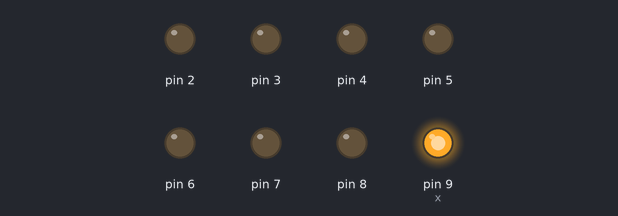
Recording of a sketch running on a simulated Arduino Uno, built with avr-gcc and run on an emulated ATmega328P. Parts: output pins drawn as LEDs (lit = HIGH).

Above: at 0.05 s.
At 0.65 s:
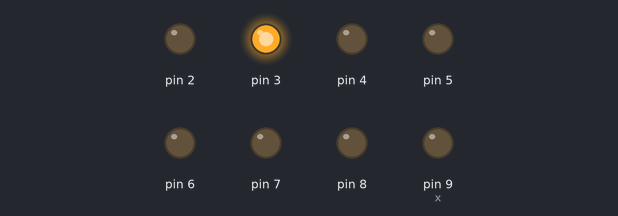
At 1.45 s:
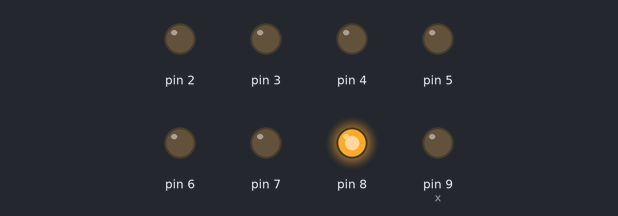
At 2.95 s:
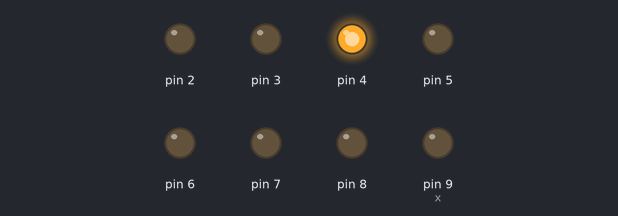
At 5.8 s:
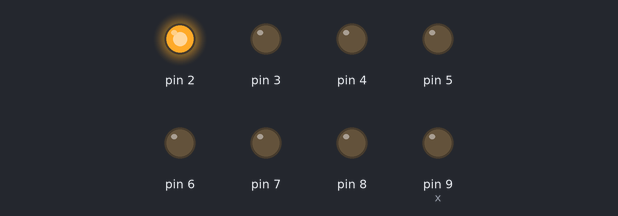
At 7.85 s:
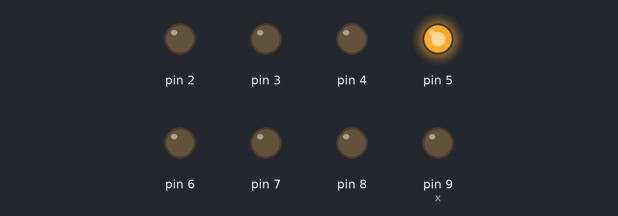
Timing chart, 0 to 8.2 s (numbered marks = the images above):
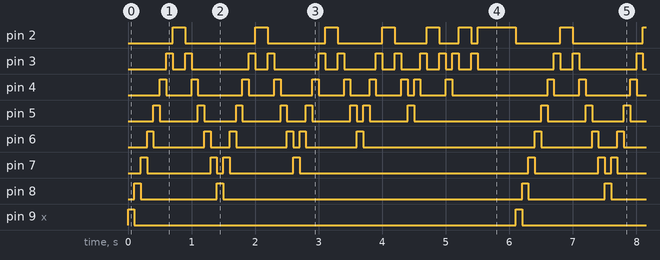

The sketch:

bong_tennis.ino
```cpp
void setup() {
  // put your setup code here, to run once:
  for (int i = 2; i <= 9; i++) {
    pinMode(i,OUTPUT);
  }
}
int x = 9;
void loop() {
  // put your main code here, to run repeatedly:
  for (int i = x; i >= 2; i--) {
    digitalWrite(i,1);
    delay(100);
    digitalWrite(i,0);
  }
  x--;
  for (int i = 2; i <= x-1; i++) {
    digitalWrite(i,1);
    delay(100);
    digitalWrite(i,0);
  }
  if (x == 2) {
    digitalWrite(x,1);
    delay(500);
    digitalWrite(x,0);
    x = 9;
  }
}
```

Measured:
- by itself, pin 3: moves between LOW and HIGH, repeating every 6.1 s
- by itself, pin 7: repeats every 6.1 s: LOW 1.0 s, HIGH 0.10 s, LOW 0.10 s, HIGH 0.10 s, LOW 1.0 s, HIGH 0.10 s, LOW 3.6 s, HIGH 0.10 s
- by itself, pin 8: repeats every 6.1 s: LOW 1.2 s, HIGH 0.10 s, LOW 4.7 s, HIGH 0.10 s
- by itself, pin 9 (x): alternates HIGH for 0.10 s and LOW for 6.0 s
- by itself, pin 6: repeats every 6.1 s: LOW 0.80 s, HIGH 0.10 s, LOW 0.30 s, HIGH 0.10 s, LOW 0.80 s, HIGH 0.10 s, LOW 0.10 s, HIGH 0.10 s, LOW 0.80 s, HIGH 0.10 s, LOW 2.7 s, HIGH 0.10 s
- by itself, pin 2: repeats every 6.1 s: LOW 1.1 s, HIGH 0.20 s, LOW 0.90 s, HIGH 0.20 s, LOW 0.70 s, HIGH 0.20 s, LOW 0.50 s, HIGH 0.20 s, LOW 0.30 s, HIGH 0.20 s, LOW 0.10 s, HIGH 0.60 s, LOW 0.70 s, HIGH 0.20 s
